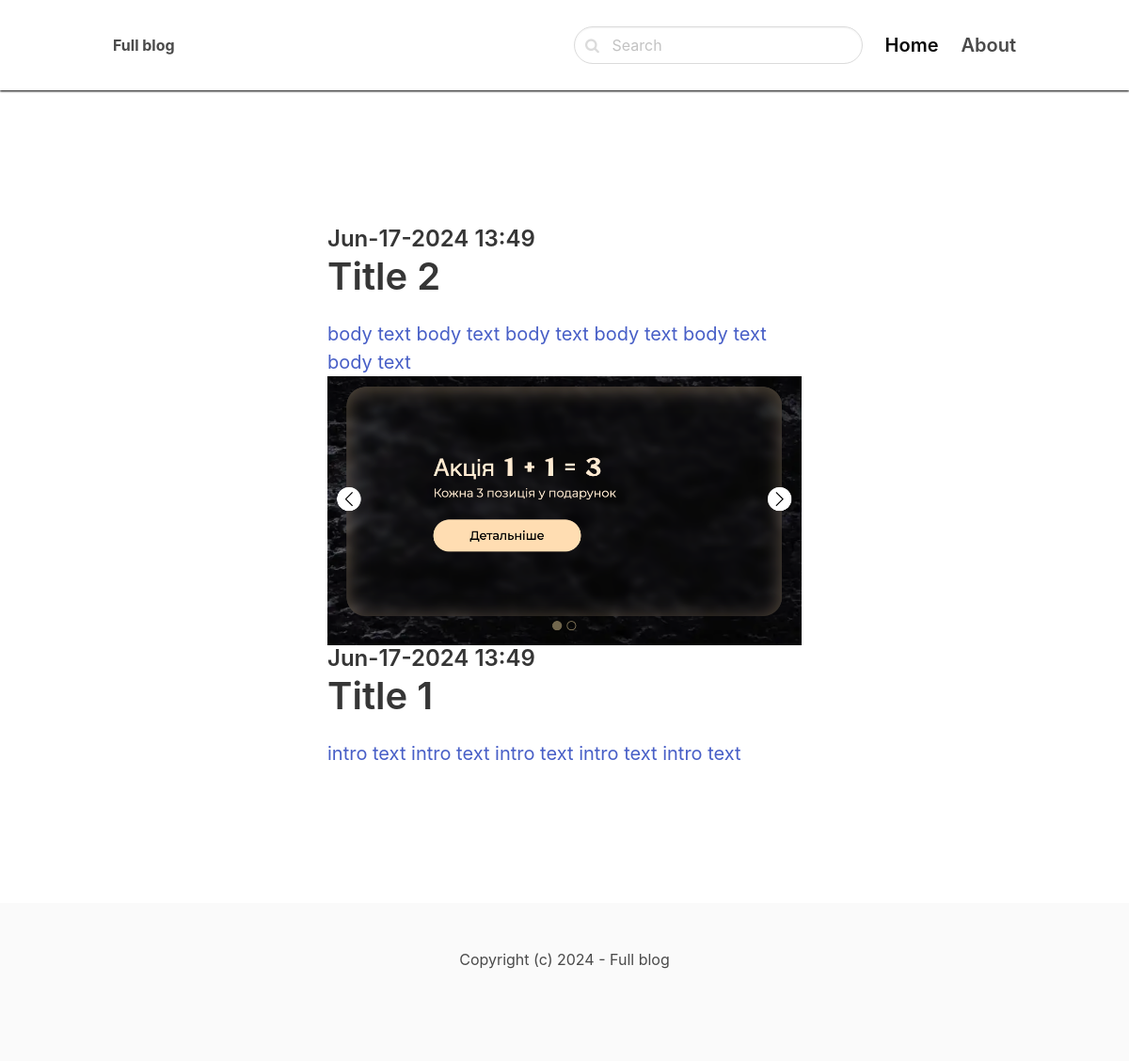
The page / on the database its author committed.
### blog/models.py (models this page shows, shortened)
class Post(models.Model):
     ACTIVE = 'active'
     DRAFT = 'draft'
     CHOICES_STATUS = [
          (ACTIVE, 'Active'),
          (DRAFT, 'Draft'),
     ]
     category = models.ForeignKey(Category, on_delete=models.CASCADE, related_name='posts')
     title = models.CharField(max_length=255)
     slug = models.SlugField(unique=True)
     intro = models.TextField()
     body = models.TextField()
     created_at = models.DateTimeField(auto_now_add=True)
     status = models.CharField(max_length=10, choices=CHOICES_STATUS, default=ACTIVE)
     image = models.ImageField(upload_to='uploads/', blank=True, null=True)
     class Meta:
          ordering = ('-created_at',)

### core/views.py (the view)
# urls.py: path('', frontpage, name="frontpage"),
def frontpage(request):
    posts = Post.objects.filter(status=Post.ACTIVE)
    return render(request, 'core/frontpage.html', {'posts': posts})

### core/templates/core/frontpage.html (shortened to what this page needs)
{% extends 'core/base.html' %}
{% block content %}
    <section class="hero">
        <div class="hero-body">
            <div class="container">
                <section class="section">
                    <div class="columns">
                        <div class="column is-8 is-offset-2">
                            {% for post in posts %}
                                <a href="{% url 'post_detail' post.category.slug post.slug %}">
                                    {% if post.image %}
                                        <figure class="image">
                                            <img src="{{ post.image.url }}" alt="">
                                        </figure>
                                    {% endif %}
                                    <div class="content is-medium">
                                        <h2 class="subtitle is-4">{{ post.created_at|date:'M-d-Y H:i' }}</h2>
                                        <h1 class="title">{{ post.title }}</h1>
                                        <p>{{ post.intro }}</p>
                                    </div>
                                </a>
                            {% endfor %}
                        </div>
                    </div>
                </section>
            </div>
        </div>
    </section>
{% endblock %}

### core/templates/core/base.html (shortened to what this page needs)
<!DOCTYPE html>
<html lang="en">
    <head>
        <link rel="stylesheet" href="https://unpkg.com/bulma@0.9.2/css/bulma.min.css">
        <link href="https://stackpath.bootstrapcdn.com/font-awesome/4.7.0/css/font-awesome.min.css"
              rel="stylesheet"
>
    </head>
    <body>
        <nav class="navbar">
            <div class="container">
                <div class="navbar-brand">
                    <a class="navbar-item" href="/">
                        <strong>Full blog</strong>
                    </a>
                </div>
                <div id="navbarMenu" class="navbar-menu">
                    <div class="navbar-end">
                        <div class=" navbar-item">
                            <form method="get" action="{% url 'search' %}">
                                <div class="control has-icons-left">
                                    <input name="query" class="input is-rounded" placeholder="Search">
                                    <span class="icon is-left">
                                    </span>
                                </div>
                            </form>
                        </div>
                        <a href="/" class="navbar-item is-active is-size-5 has-text-weight-semibold">
                            Home </a>
                        <a href="{% url 'about' %}" class="navbar-item is-size-5 has-text-weight-semibold">
                            About </a>
                    </div>
                </div>
            </div>
        </nav>
        <section class="section">
            <div class="container">
                {% block content %}
                {% endblock %}
            </div>
        </section>
        <footer class="footer">
            <div class="content has-text-centered">
                <p>
                    Copyright (c) 2024 -  Full blog
                </p>
            </div>
        </footer>
    </body>
</html>

### core/templates/core/base.html (style rules this page uses)
nav.navbar { height: 6rem !important; box-shadow: 0 1px 3px 0 rgba(0, 0, 0, .1), 0 1px 2px 0 rgba(0, 0, 0, 06) !important; ｝; }

### rows shown on the page
Post: created_at "Jun-17-2024 13:49", title "Title 2", intro "body text body text body text body text body text body text"
Post: image (picture), created_at "Jun-17-2024 13:49", title "Title 1", intro "intro text intro text intro text intro text intro text"
